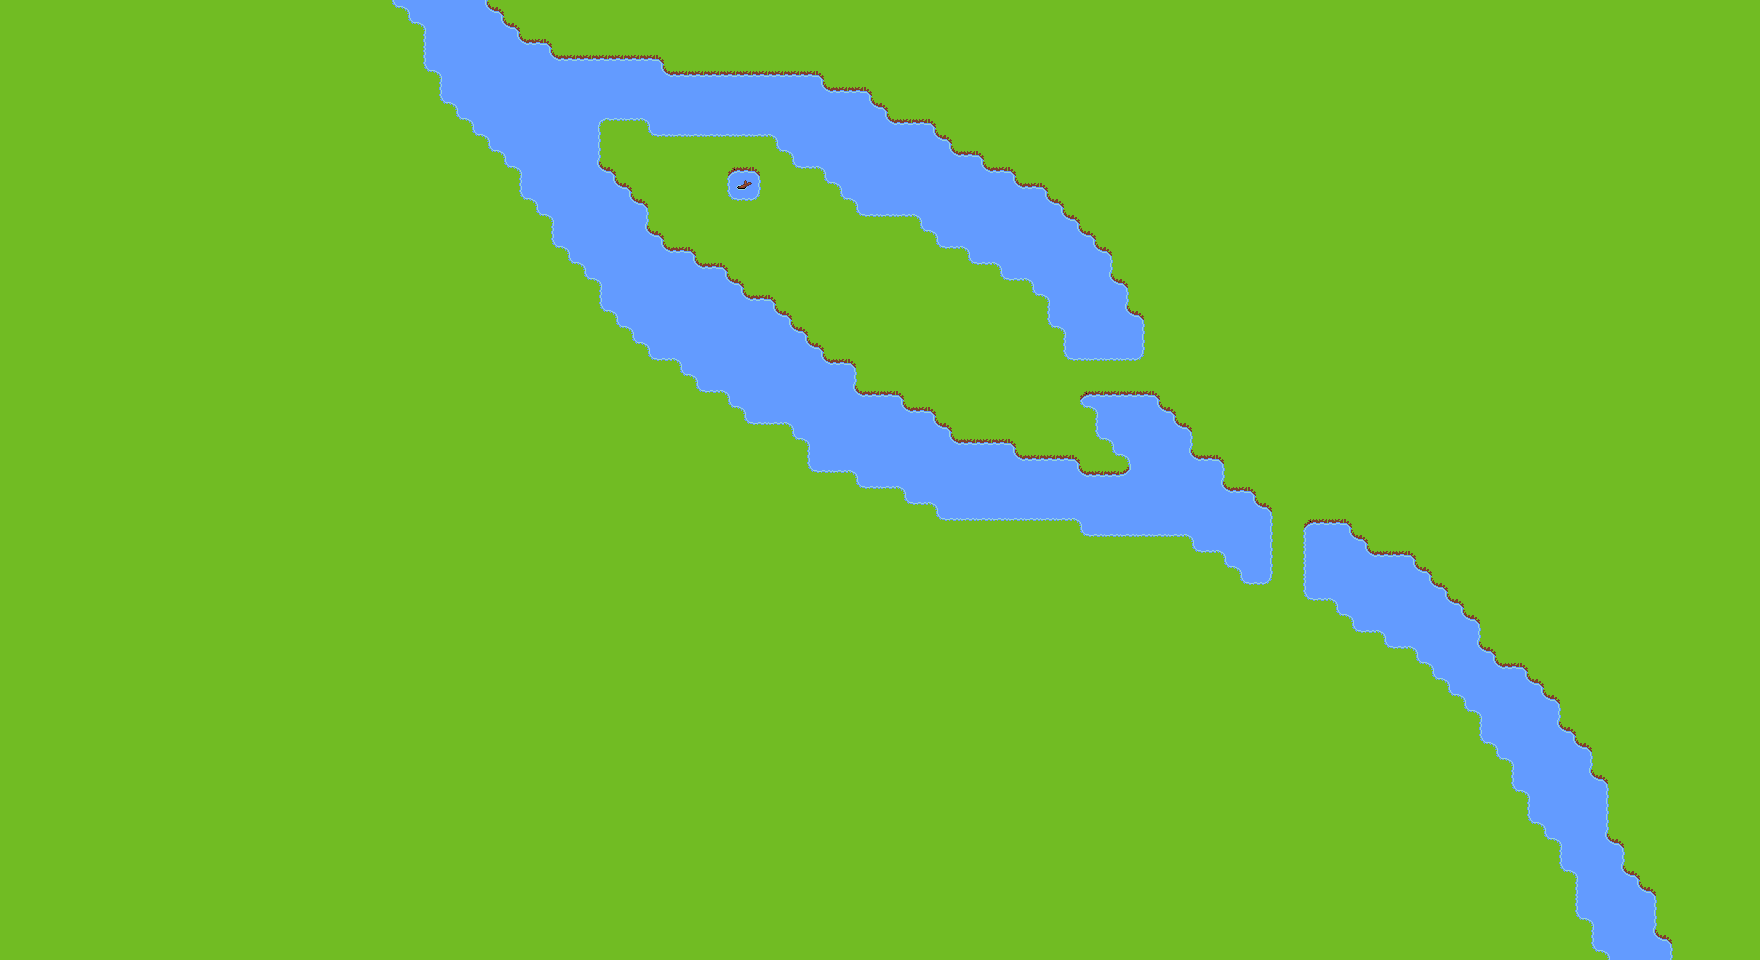

A 2D game scene composited from a Tiled map and its tileset images. What follows is a short description and the map's XML, with each tile layer's data collapsed to a summary:
An orthogonal 110x60 tile map with 16x16 px tiles, 2 tile layers (Base, borders).

<map version="1.2" tiledversion="1.3.2" orientation="orthogonal" renderorder="right-down" compressionlevel="0" width="110" height="60" tilewidth="16" tileheight="16" infinite="0" nextlayerid="1" nextobjectid="1">
 <tileset firstgid="1" name="Outdoor" tilewidth="16" tileheight="16" tilecount="54" columns="6">
  <image source="spritesheet.png" width="96" height="144" />
 </tileset>
 <layer id="1" name="Base" width="110" height="60">
  <data>[6600 cells, 6600 non-empty, 2 distinct tile ids]</data>
 </layer>
 <layer id="2" name="borders" width="110" height="60">
  <data>[6600 cells, 397 non-empty, 13 distinct tile ids]</data>
 </layer>
</map>
